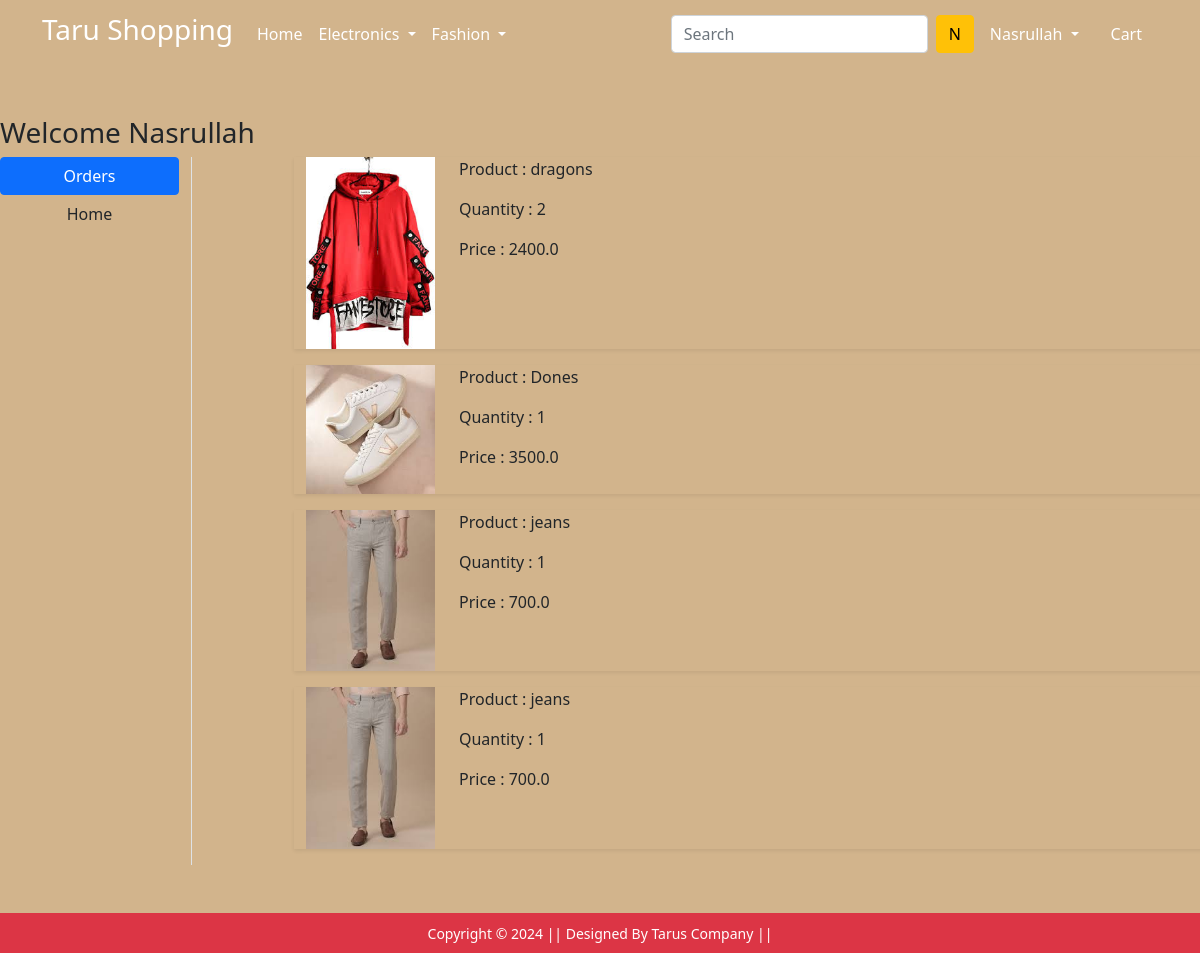
Screenshot of /orders/ (signed in) with the database file from the repository.
### app/models.py (models this page shows, shortened)
class OrderPlaced(models.Model):
    user = models.ForeignKey(User, on_delete=models.CASCADE)
    customer =  models.ForeignKey(Customer, on_delete=models.CASCADE)
    product = models.ForeignKey(Product, on_delete=models.CASCADE)
    quantity = models.PositiveIntegerField(default=1)
    order_date = models.DateTimeField()
    status = models.CharField(max_length=30, choices=STATUS_CHOICES, default='Pending')
    @property
    def total_cost(self):
        return self.quantity * self.product.discount_price

class Product(models.Model):
    title = models.CharField(max_length=30)
    selling_price = models.FloatField()
    discount_price = models.FloatField()
    description = models.TextField()
    brand = models.CharField(max_length=40)
    category = models.CharField(choices=CATEGORY_CHOICES, max_length=10)
    product_image = models.ImageField(upload_to='productimg')

### app/views.py (the view)
# urls.py: path('orders/', views.orders, name='orders'),
def orders(request):
    op = OrderPlaced.objects.filter(user=request.user)
    return render(request, 'app/orders.html', {'order_placed': op})

### app/templates/app/orders.html (shortened to what this page needs)
{% extends 'app/base.html' %}
{% load static %}
{% block main-content %}
    <div class="col my-5">
        <div class="row">
            <h3>Welcome <span class="text-capitalize">{{request.user}}</span></h3>
            <div class="col-sm-2 border-end">
                <ul class="list-unstyled">
                    <li class="d-grid">
                        <a href="{% url "orders" %}" class="btn btn-primary">Orders</a>
                    </li>
                    <li class="d-grid">
                        <a href="{% url "home" %}" class="btn">Home</a>
                    </li>
                </ul>
           </div>
        <div class="col-sm-9 offset-sm-1">
            {% for op in order_placed %}
                <div class="row shadow-sm mb-3">
                    <div class="col-sm-2">
                        <img src="{{op.product.product_image.url}}" alt="" class='img-fluid' height='150' width='150'>
                    </div>
                    <div class="col-sm-7">
                        <p>Product :  {{op.product.title}}</p>
                        <p class="">Quantity : {{op.quantity}}</p>
                        <p>Price : {{op.total_cost}}</p>
                    </div>
                </div>
            {% endfor %}
        </div>
        </div>
    </div>
{% endblock main-content %}

### app/templates/app/base.html (shortened to what this page needs)
<!doctype html>
{% load static %}
<html lang="en">
  <head>
    <link href="https://cdn.jsdelivr.net/npm/bootstrap@5.0.0-beta1/dist/css/bootstrap.min.css" rel="stylesheet">
    <link rel="stylesheet" href="{% static 'app/css/owl.carousel.min.css' %}">
    <link rel="stylesheet" href="{% static 'app/css/all.min.css' %}">
    <link rel="stylesheet" href="{% static 'app/css/style.css' %}">
  </head>
  <body >
    <nav class="navbar navbar-expand-lg navbar-dark bg-primery">
     <div class="container">
       <a class="navbar-brand " href="/"><h3>Taru Shopping</h3></a>
       <div class="collapse navbar-collapse" id="navbarSupportedContent">
         <ul class="navbar-nav me-auto mb-2 mb-lg-0">
           <li class="nav-item">
             <a class="nav-link active" aria-current="page" href="/">Home</a>
           </li>
           <li class="nav-item dropdown">
             <a class="nav-link dropdown-toggle text-white" href="#" id="electronicsDropdown" role="button" data-bs-toggle="dropdown" aria-expanded="false">
               Electronics
             </a>
           </li>
           <li class="nav-item dropdown">
             <a class="nav-link dropdown-toggle text-white" href="#" id="fashionDropdown" role="button" data-bs-toggle="dropdown" aria-expanded="false">
               Fashion
             </a>
           </li>
         </ul>
         <form class="d-flex">
           <input class="form-control me-2" type="search" placeholder="Search" aria-label="Search">
           <button class="btn btn-warning" type="submit">{{request.user| make_list|first|capfirst}}</button>
         </form>
         {% if user.is_authenticated %}
         <div>
          <ul class="navbar-nav me-auto mb-2 mb-lg-0">
           <li class="nav-item dropdown mx-2">
              <a class="nav-link dropdown-toggle text-white" href="#" id="profileDropdown" role="button" data-bs-toggle="dropdown" aria-expanded="false">
                {{request.user.username |capfirst}}
              </a>
            </li>
            <li class="nav-item mx-2">
             <a href="{% url 'showcart' %}" class="nav-link text-white"> Cart </a>
            </li>
            {% endif %}
          </ul>
         </div>
       </div>
     </div>
    </nav>
    {% block main-content %} {% endblock main-content %}
    <footer class="container-fluid bg-danger text-center p-2 mt-5">
        <small class="text-white">Copyright &copy; 2024 || Designed By Tarus Company || </small>
    </footer>
  </body>
</html>

### app/static/app/css/style.css (style rules this page uses)
body { background-color: tan; }

### rows the page displays
OrderPlaced: product.product_image (picture), product "dragons", quantity "2", total_cost "2400.0"
OrderPlaced: product.product_image (picture), product "Dones", quantity "1", total_cost "3500.0"
OrderPlaced: product.product_image (picture), product "jeans", quantity "1", total_cost "700.0"
OrderPlaced: product.product_image (picture), product "jeans", quantity "1", total_cost "700.0"

### other values shown
{{ request.user| make_list|first|capfirst }} "N"
{{ request.user.username |capfirst }} "Nasrullah"
{{ request.user }} "Nasrullah"
